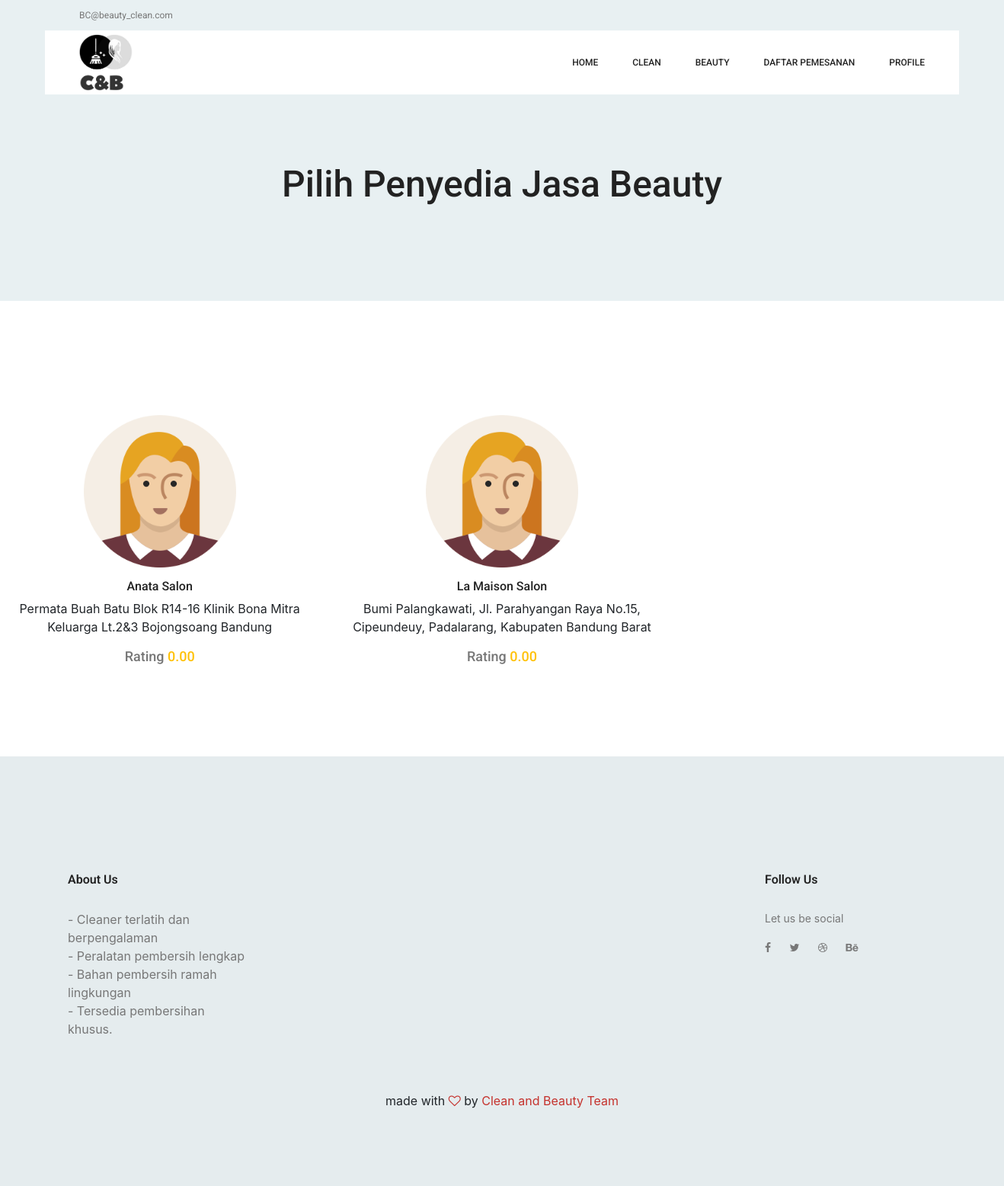
/index.php/beauty, run on the app's committed database.
### tables this page shows
CREATE TABLE `productbeauty` (
  `id_beauty` int(5) NOT NULL,
  `id_pjasa` int(11) NOT NULL,
  `nama_beauty` varchar(30) NOT NULL,
  `harga_beauty` int(15) NOT NULL,
  `desc_beauty` varchar(255) NOT NULL,
  `descmini_beauty` varchar(155) NOT NULL,
  `gambar_beauty` varchar(255) NOT NULL,
  `tipe_product` varchar(15) NOT NULL,
  `status_aktif` int(11) NOT NULL DEFAULT 1
);

CREATE TABLE `user` (
  `Tanggal` date NOT NULL DEFAULT current_timestamp(),
  `id` int(11) NOT NULL,
  `nama` varchar(255) NOT NULL,
  `username` varchar(255) NOT NULL,
  `email` varchar(255) NOT NULL,
  `password` varchar(255) NOT NULL,
  `image` varchar(255) NOT NULL,
  `role_id` varchar(20) DEFAULT NULL,
  `is_active` int(11) NOT NULL,
  `alamat` varchar(255) NOT NULL,
  `phone_number` varchar(15) NOT NULL
);

CREATE TABLE `transaksi_beauty` (
  `id_orderbeauty` int(5) NOT NULL,
  `id_beauty` int(5) NOT NULL,
  `id_user` int(5) NOT NULL,
  `namapengorder` varchar(255) NOT NULL,
  `alamat_pengorder` varchar(255) NOT NULL,
  `tanggal_pesan` date DEFAULT NULL,
  `jam_pesan` varchar(250) NOT NULL,
  `nomor_pengorder` varchar(255) NOT NULL,
  `jumlah` int(11) NOT NULL,
  `total_harga` int(12) NOT NULL,
  `rating` int(11) DEFAULT NULL,
  `alasan_tolak` text DEFAULT NULL,
  `status` int(250) NOT NULL
);

### application/controllers/Beauty.php (called while the page is built, shortened)
<?php
class Beauty extends CI_Controller
{
    public function __construct()
    {
        $this->load->model('Beauty_model');
    }
    public function index()
    {
        $data['allpjasa_beauty'] = $this->Beauty_model->getRating();
        $this->load->view('templateAwal/header');
        $this->load->view('beauty/index', $data);
        $this->load->view('templateAwal/footer');
    }
}

### index.php (called while the page is built, shortened)
<?php
require_once BASEPATH . 'core/CodeIgniter.php';

### application/models/Beauty_model.php (called while the page is built, shortened)
<?php
class Beauty_model extends CI_Model
{
    public function getRating()
    {
        $query = $this->db->query("SELECT *, avg(rating) avg FROM `transaksi_beauty` tc RIGHT JOIN productbeauty pd using (id_beauty) JOIN user u on(u.id = pd.id_pjasa) WHERE role_id = 'Beauty' GROUP by id_pjasa");
        return $query->result_array();
    }
}

### application/views/beauty/index.php (the view, shortened to what this page needs)
<section class="banner_area">
    <div class="banner_inner d-flex align-items-center">
        <div class="container">
            <div class="banner_content text-center">
                <h2>Pilih Penyedia Jasa Beauty</h2>
            </div>
        </div>
    </div>
</section>
<center>
    <section class="cat_product_area p_120">
        <div class="latest_product_inner row">
            <?php foreach ($allpjasa_beauty as $productbeauty) {?>
            <div class="col-lg-4 col-md-4 col-sm-6">
                <div class="f_p_item">
                    <div class="f_p_img">
                        <img class="img-fluid"
                            src="<?=base_url('assetsAdmin/img/' . $productbeauty['image'])?>" width="200px"
                            alt="">
                    </div>
                    <a href="<?=base_url('beauty/product/') . $productbeauty['id']?>">
                        <h4><?=$productbeauty['nama']?></h4>
                    </a>
                    <p><?=$productbeauty['alamat']?></p>
                    <h5>Rating <font class="text-warning"><?=number_format($productbeauty['avg'], 2);?></font>
                </div>
            </div>
            <?php }?>
        </div>
    </section>
</center>

### data on the page
productbeauty: user.image (placeholder picture), user.nama "Anata Salon", user.alamat "Permata Buah Batu Blok R14-16 Klinik Bona Mitra Keluarga Lt.2&3 Bojongsoang Bandung", avg "0.00"
transaksi_beauty: user.image (placeholder picture), user.nama "La Maison Salon", user.alamat "Bumi Palangkawati, Jl. Parahyangan Raya No.15, Cipeundeuy, Padalarang, Kabupaten Bandung Barat", avg "0.00"
